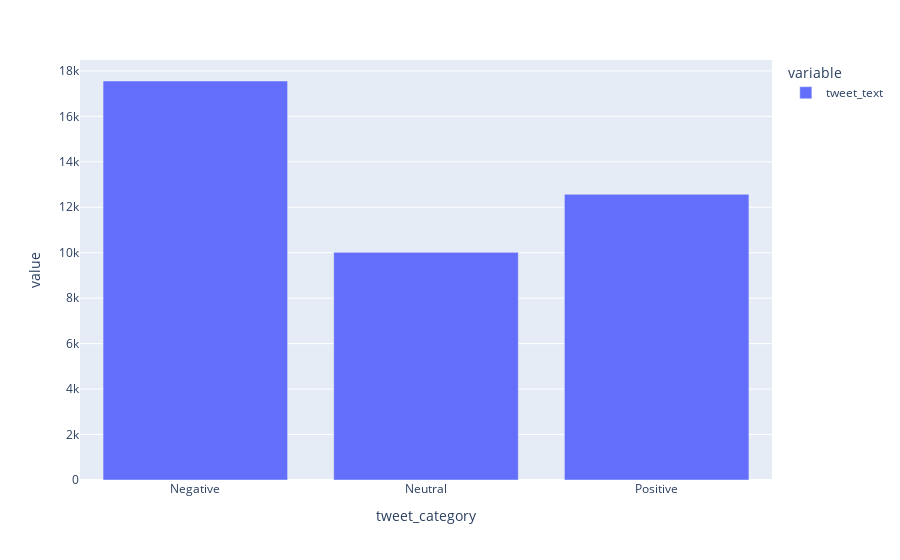

Notebook cell for this chart:
### Code cell
df.groupby('tweet_category').count().plot(kind='bar')

### Figure 1 — Plotly figure (JSON) as saved in the notebook; plotly's stock layout.template omitted (floating-point values rounded to 4 significant figures)
{"data": [{"alignmentgroup": "True", "hovertemplate": "variable=tweet_text<br>tweet_category=%{x}<br>value=%{y}<extra></extra>", "legendgroup": "tweet_text", "marker": {"color": "#636efa", "pattern": {"shape": ""}}, "name": "tweet_text", "offsetgroup": "tweet_text", "orientation": "v", "showlegend": true, "textposition": "auto", "type": "bar", "x": ["Negative", "Neutral", "Positive"], "xaxis": "x", "y": [17555, 10015, 12567], "yaxis": "y"}], "layout": {"barmode": "relative", "legend": {"title": {"text": "variable"}, "tracegroupgap": 0}, "margin": {"t": 60}, "xaxis": {"anchor": "y", "domain": [0, 1], "title": {"text": "tweet_category"}}, "yaxis": {"anchor": "x", "domain": [0, 1], "title": {"text": "value"}}}}
